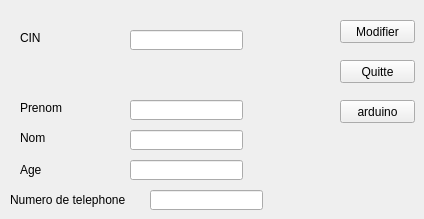
      <widget class="QWidget" name="tab_3">
       <attribute name="title">
        <string>mise a jour</string>
       </attribute>
       <widget class="QPushButton" name="pushButton_14">
        <property name="geometry">
         <rect>
          <x>340</x>
          <y>60</y>
          <width>75</width>
          <height>23</height>
         </rect>
        </property>
        <property name="styleSheet">
         <string notr="true"/>
        </property>
        <property name="text">
         <string>Quitte</string>
        </property>
       </widget>
       <widget class="QPushButton" name="pushButton_15">
        <property name="geometry">
         <rect>
          <x>340</x>
          <y>20</y>
          <width>75</width>
          <height>23</height>
         </rect>
        </property>
        <property name="styleSheet">
         <string notr="true"/>
        </property>
        <property name="text">
         <string>Modifier</string>
        </property>
       </widget>
       <widget class="QLabel" name="label_10">
        <property name="geometry">
         <rect>
          <x>20</x>
          <y>30</y>
          <width>61</width>
          <height>16</height>
         </rect>
        </property>
        <property name="styleSheet">
         <string notr="true"/>
        </property>
        <property name="text">
         <string>CIN</string>
        </property>
       </widget>
       <widget class="QLineEdit" name="lineEdit_mc">
        <property name="geometry">
         <rect>
          <x>130</x>
          <y>30</y>
          <width>113</width>
          <height>20</height>
         </rect>
        </property>
        <property name="styleSheet">
         <string notr="true"/>
        </property>
       </widget>
       <widget class="QLabel" name="label_13">
        <property name="geometry">
         <rect>
          <x>10</x>
          <y>190</y>
          <width>131</width>
          <height>20</height>
         </rect>
        </property>
        <property name="styleSheet">
         <string notr="true"/>
        </property>
        <property name="text">
         <string>Numero de telephone</string>
        </property>
       </widget>
       <widget class="QLabel" name="label_7">
        <property name="geometry">
         <rect>
          <x>20</x>
          <y>130</y>
          <width>61</width>
          <height>16</height>
         </rect>
        </property>
        <property name="styleSheet">
         <string notr="true"/>
        </property>
        <property name="text">
         <string>Nom</string>
        </property>
       </widget>
       <widget class="QLabel" name="label_9">
        <property name="geometry">
         <rect>
          <x>20</x>
          <y>100</y>
          <width>61</width>
          <height>16</height>
         </rect>
        </property>
        <property name="styleSheet">
         <string notr="true"/>
        </property>
        <property name="text">
         <string>Prenom</string>
        </property>
       </widget>
       <widget class="QLineEdit" name="lineEdit_10">
        <property name="geometry">
         <rect>
          <x>130</x>
          <y>100</y>
          <width>113</width>
          <height>20</height>
         </rect>
        </property>
        <property name="styleSheet">
         <string notr="true"/>
        </property>
       </widget>
       <widget class="QLineEdit" name="lineEdit_8">
        <property name="geometry">
         <rect>
          <x>150</x>
          <y>190</y>
          <width>113</width>
          <height>20</height>
         </rect>
        </property>
        <property name="styleSheet">
         <string notr="true"/>
        </property>
       </widget>
       <widget class="QLineEdit" name="lineEdit_6">
        <property name="geometry">
         <rect>
          <x>130</x>
          <y>130</y>
          <width>113</width>
          <height>20</height>
         </rect>
        </property>
        <property name="styleSheet">
         <string notr="true"/>
        </property>
       </widget>
       <widget class="QLineEdit" name="lineEdit_11">
        <property name="geometry">
         <rect>
          <x>130</x>
          <y>160</y>
          <width>113</width>
          <height>20</height>
         </rect>
        </property>
        <property name="styleSheet">
         <string notr="true"/>
        </property>
       </widget>
       <widget class="QLabel" name="label_12">
        <property name="geometry">
         <rect>
          <x>20</x>
          <y>160</y>
          <width>41</width>
          <height>20</height>
         </rect>
        </property>
        <property name="styleSheet">
         <string notr="true"/>
        </property>
        <property name="text">
         <string>Age</string>
        </property>
       </widget>
       <widget class="QPushButton" name="update_label_linkActivated">
        <property name="geometry">
         <rect>
          <x>340</x>
          <y>100</y>
          <width>75</width>
          <height>23</height>
         </rect>
        </property>
        <property name="styleSheet">
         <string notr="true"/>
        </property>
        <property name="text">
         <string>arduino</string>
        </property>
       </widget>
      </widget>
